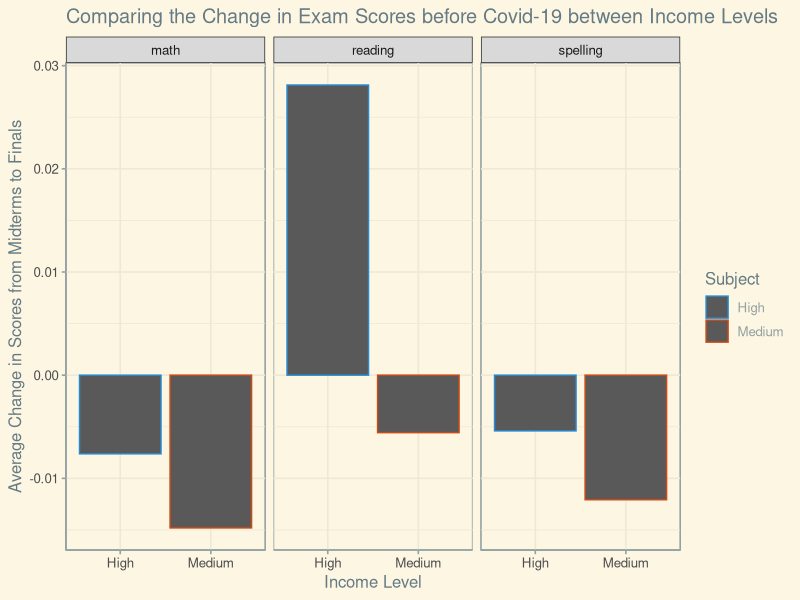
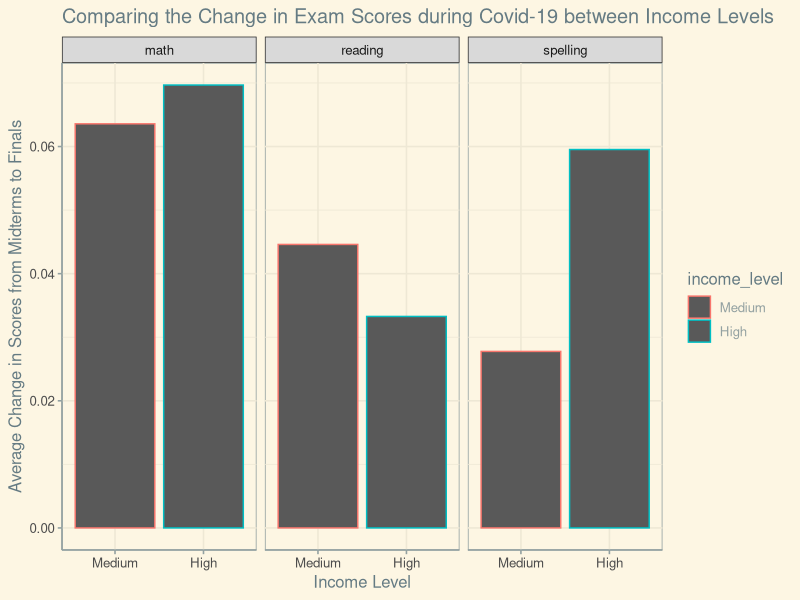
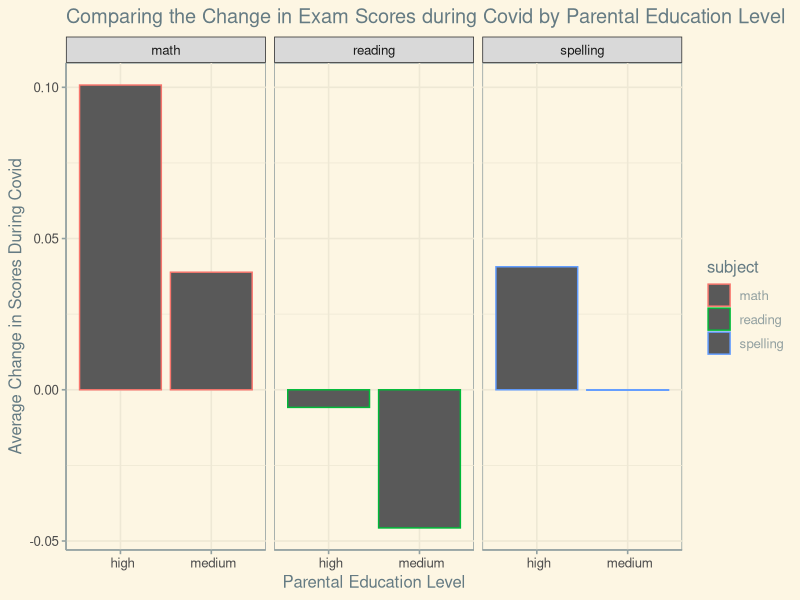

Source code (R) for these figures, in order:
## ---- chunk 1
library(tidyverse)
library(ggthemes)

covid <- read_csv("data/clean_covid_formatted.csv")
## ---- chunk 2
covid |>
  select(subject, grade,`income_medium`, `income_high`) |>
  pivot_longer(cols = c(-subject, -grade),
               names_to = "income_level",
               values_to = "scores_diff") |>
  mutate(income_level = as.factor(str_to_sentence(str_extract(income_level, "medium|high")))) |>
  mutate(income_level = fct_relevel(income_level, c("medium", "high")),
         subject = as.factor(subject)) |>
  group_by(income_level, subject) |>
  summarize(mean_scores_diff = mean(scores_diff)) |>
  ggplot(aes(y = mean_scores_diff, x = income_level, color = income_level)) +
  geom_col() +
  facet_wrap(~subject) +
  labs(x = "Income Level",
       y = "Average Change in Scores from Midterms to Finals",
       title = "Comparing the Change in Exam Scores before Covid-19 between Income Levels") +
  theme_solarized() +
  scale_color_solarized(name = "Subject")
## ---- chunk 3
covid |>
  select(subject, grade,`COVID-19 year * Medium income household`, `COVID-19 year * High income household`) |>
  pivot_longer(cols = c(-subject, -grade),
               names_to = "income_level",
               values_to = "scores_diff") |>
  mutate(income_level = as.factor(str_to_sentence(str_extract(income_level, "Medium|High")))) |>
  mutate(income_level = fct_relevel(income_level, c("Medium", "High")),
         subject = as.factor(subject)) |>
  group_by(income_level, subject) |>
  summarize(mean_scores_diff = mean(scores_diff)) |>
  ggplot(aes(y = mean_scores_diff, x = income_level, color = income_level)) +
  geom_col() +
  facet_wrap(~subject) +
  labs(x = "Income Level",
       y = "Average Change in Scores from Midterms to Finals",
       title = "Comparing the Change in Exam Scores during Covid-19 between Income Levels") +
  theme_solarized()
## ---- chunk 4
# Viz 4: Scores During Covid By Parent Education Level
# Viz 4
covid |>
  select(subject, grade,`COVID-19 year * Parental education high`, `COVID-19 year * Parental education medium`) |>
  pivot_longer(cols = c(-subject, -grade),
               names_to = "education_level",
               values_to = "scores_diff") |>
  group_by(education_level, subject) |>
  mutate(education_level = str_sub(education_level, 35, 41)) |>
  summarize(mean_scores_diff = mean(scores_diff)) |>
  ggplot(aes(y = mean_scores_diff, x = education_level, color = subject)) +
  geom_col() +
  facet_wrap(~subject) +
  labs(x = "Parental Education Level",
       y = "Average Change in Scores During Covid",
       title = "Comparing the Change in Exam Scores during Covid by Parental Education Level") +
  theme_solarized()
